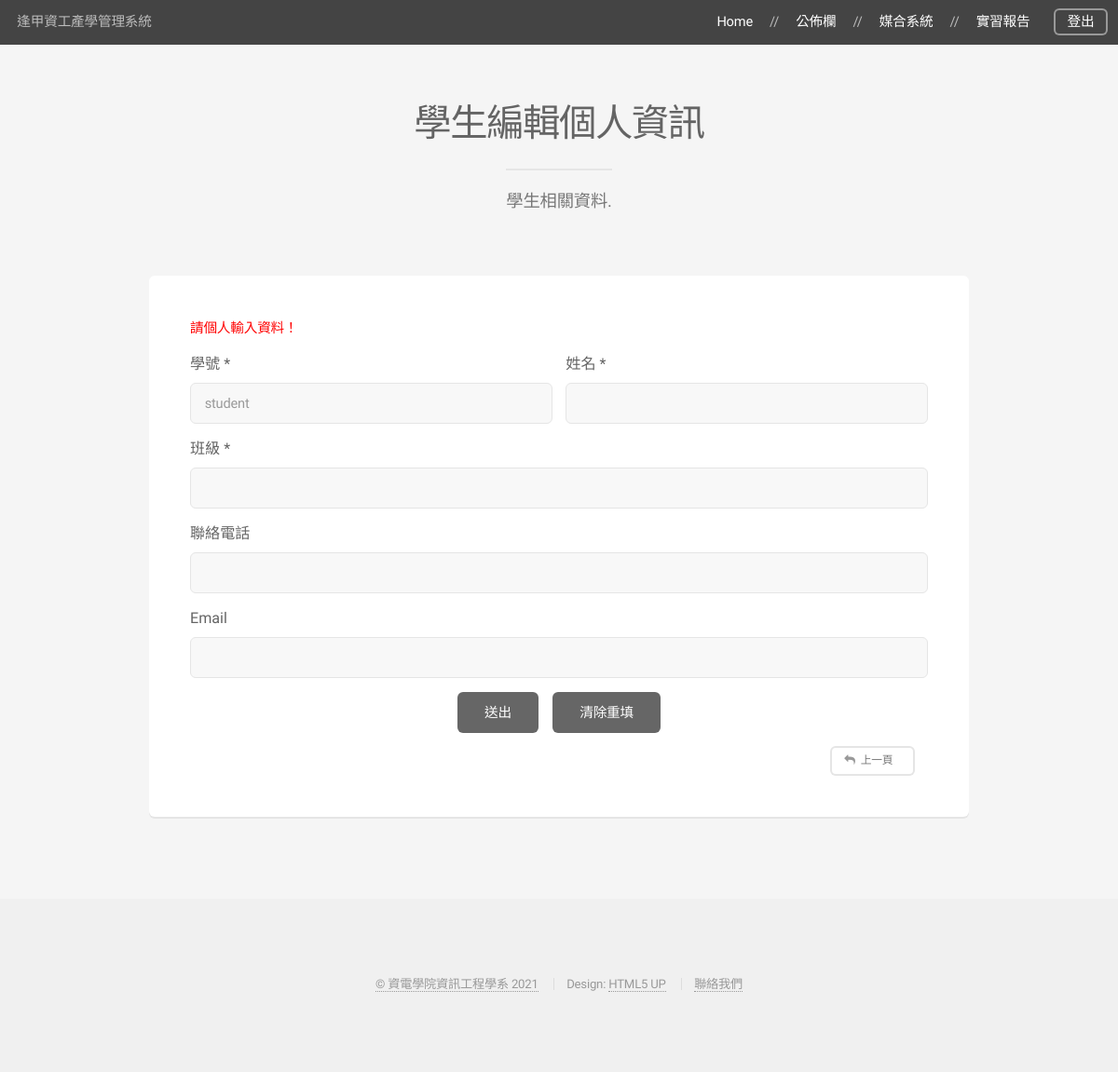
The app's page /student/studentEdit/ (signed in), older data.
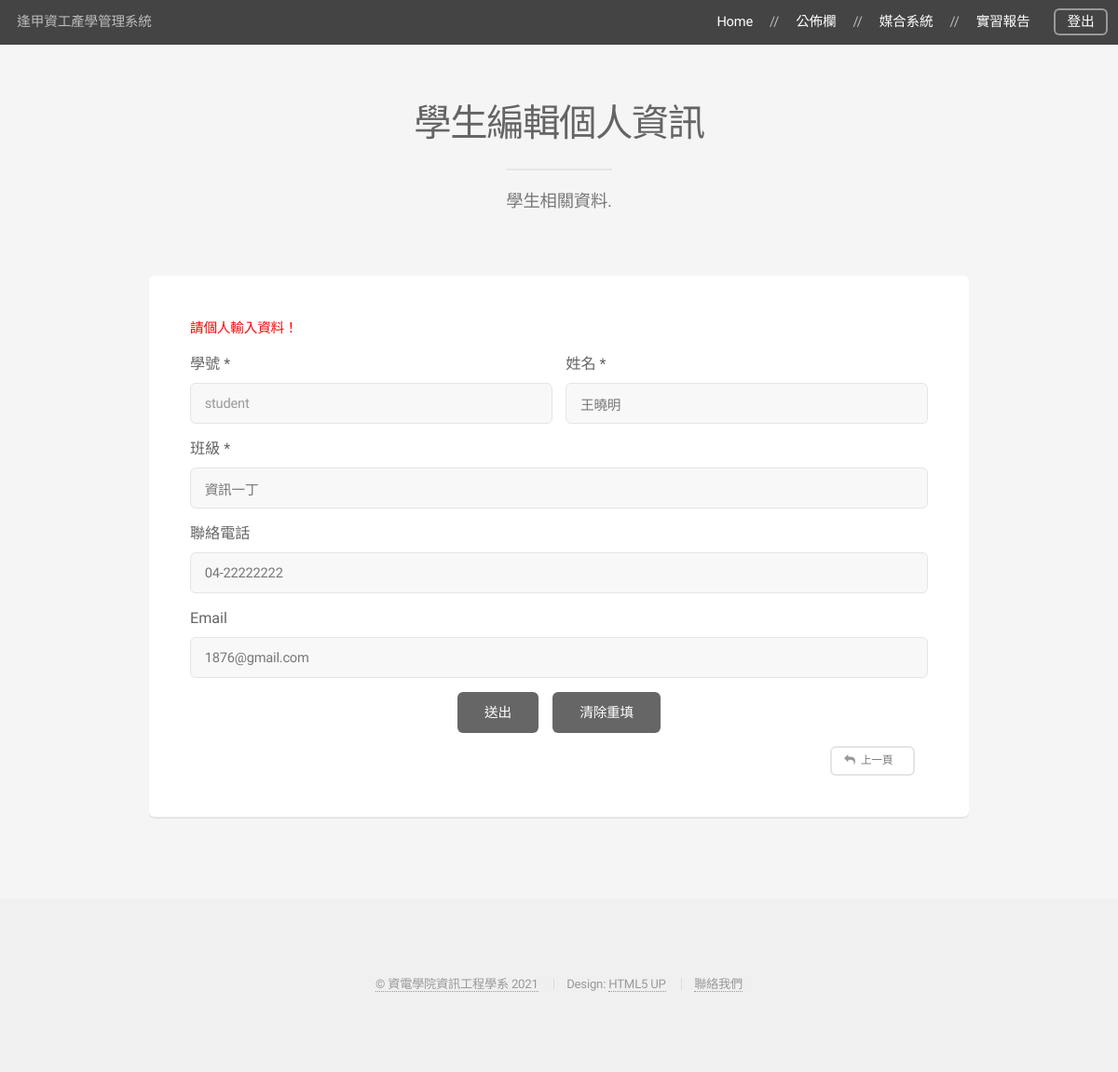
The same page, newer data.
### student/models.py (models this page shows, shortened)
class Student(models.Model):
    user = models.ForeignKey(User, related_name='student_user', on_delete=models.CASCADE, verbose_name='使用者')
    name = models.CharField(max_length=10, verbose_name='姓名', blank=True)
    class_name = models.CharField(max_length=10, verbose_name='班級', blank=True)
    phone = models.CharField(max_length=50, verbose_name='聯絡電話', blank=True)
    email = models.CharField(max_length=100, verbose_name='email', blank=True)
    give_up = models.BooleanField(verbose_name='放棄名額', default=False)
    class Meta:
        ordering = ('user',)
        verbose_name = '學生資料'
        verbose_name_plural = '學生資料'

### student/views.py (the view)
# urls.py: path('studentEdit/', views.student_edit),
def student_edit(request):
    if request.user.is_authenticated:
        if request.user.profile.role == Profile.STUDENT:
            message = '請填入個人資料！'
            check_user = Student.objects.filter(user=request.user)
            if check_user.exists():
                unit = Student.objects.get(user=request.user)
            if request.method == 'POST':
                if check_user.exists():
                    unit.name = request.POST['name']
                    unit.class_name = request.POST['class']
                    unit.phone = request.POST['phone']
                    unit.email = request.POST['email']
                    unit.save()
                    message = '修改資料成功！'
                else:
                    s_user = request.user
                    s_name = request.POST['name']
                    s_class = request.POST['class']
                    s_phone = request.POST['phone']
                    s_email = request.POST['email']
                    unit = Student.objects.create(user=s_user, name=s_name, class_name=s_class, phone=s_phone,
                                                  email=s_email)
                    unit.save()
                    message = '資料上傳成功！'
            else:
                message = '請個人輸入資料！'
        else:
            message = '身分錯誤！請先登出切換身分！'
            return redirect('/personal_index')
        return render(request, 'student_edit.html', locals())
    else:
        return redirect('')

### student/templates/student_edit.html (shortened to what this page needs)
{% extends 'base.html' %}
{% block headmessage %}
    <header>
        <h2>學生編輯個人資訊</h2>
        <p>學生相關資料.</p>
    </header>
{% endblock %}
{% block content %}
    <div class="box">
        <form method="POST" action="">
            <div class="row gtr-50 gtr-uniform">
                <div class="col-12">
                    {% if message %}
                        <div class="alert alert-warning" style="color: red">{{message}}</div>
                    {% endif %}
                </div>
                <div class="col-6 col-12-mobilep">
                    <h4>學號 *</h4>
                    <input type="text" readonly="id" placeholder="{{ request.user.username }}" />
                </div>
                <div class="col-6 col-12-mobilep">
                    <h4>姓名 *</h4>
                    <input type="text" name="name" id="name" value="{{ unit.name }}" maxlength="10" required/>
                </div>
                <div class="col-12">
                    <h4>班級 *</h4>
                    <input type="text" name="class" id="class" value="{{ unit.class_name }}" maxlength="10" required/>
                </div>
                <div class="col-12">
                    <h4>聯絡電話</h4>
                    <input type="text" name="phone" id="phone" value="{{ unit.phone }}" maxlength="20" />
                </div>
                <div class="col-12">
                    <h4>Email</h4>
                    <input type="email" name="email" id="email" value="{{ unit.email }}" maxlength="50" />
                </div>
                <div class="col-12">
                    <ul class="actions special">
                        <li><input type="submit" value="送出" /></li>
                        <li><input type="reset" value="清除重填" /></li>
                    </ul>
                </div>
                <div class=" col-10 col-12-mobilep">
                </div>
                <div class=" col-2 col-12-mobilep">
                    <ul class="actions special">
                        <li><a href="/student/studentInformation" class="button alt small icon fa-reply">上一頁</a></li>
                    </ul>
                </div>
            </div>
        </form>
    </div>
{% endblock %}

Row changes from the older to the newer data that the page shows:
added Student: name "王曉明", class "資訊一丁", phone "04-22222222", email "1876@gmail.com"
